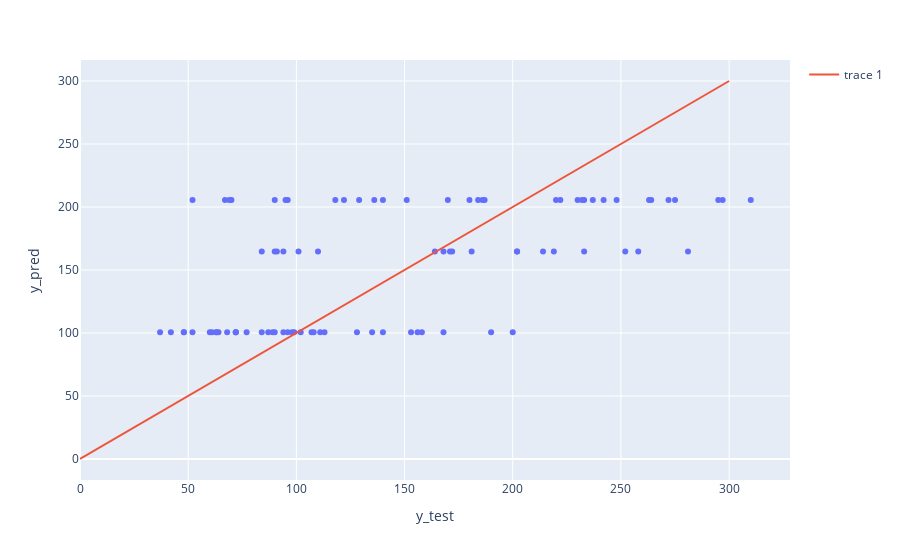

Here is the notebook cell this chart was saved with:
### Code cell
import plotly.express as px


df = pd.DataFrame({"y_test": y_test, "y_pred": y_pred})

fig = px.scatter(df, x="y_test", y="y_pred")
fig.add_scatter(x=np.linspace(0, 300), y=np.linspace(0, 300))
